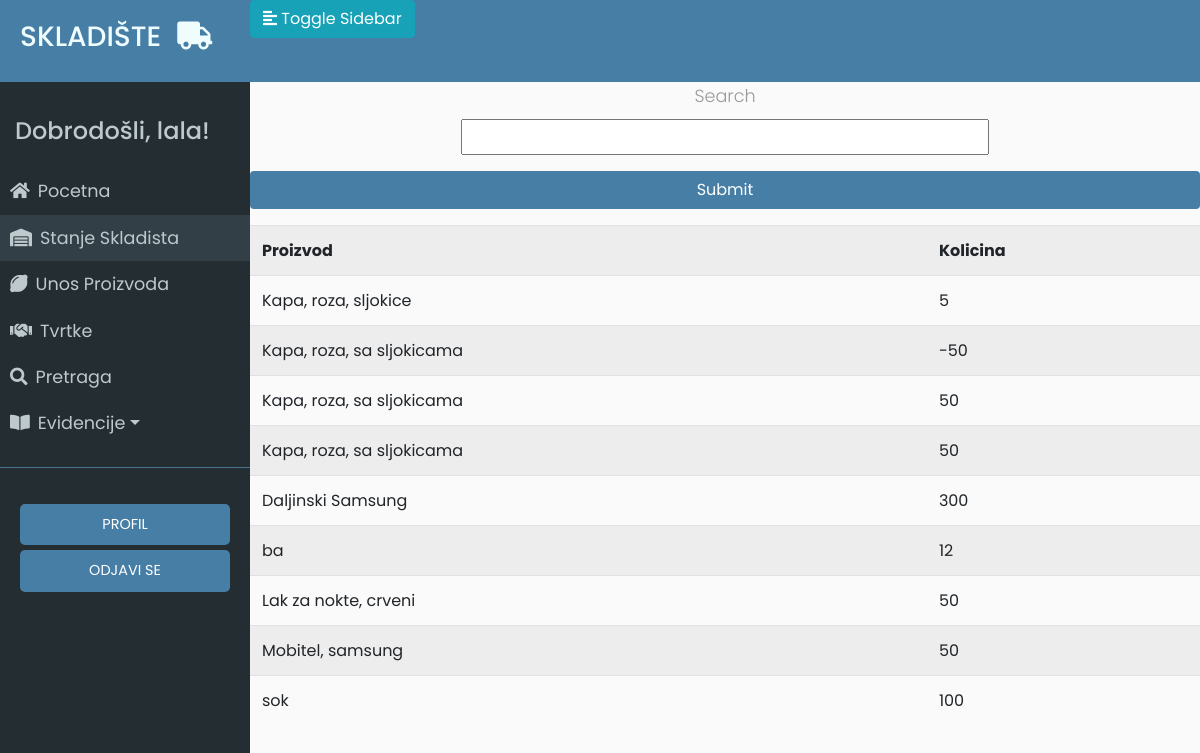
Page /stanje_skladista (signed in) on the earlier database version.
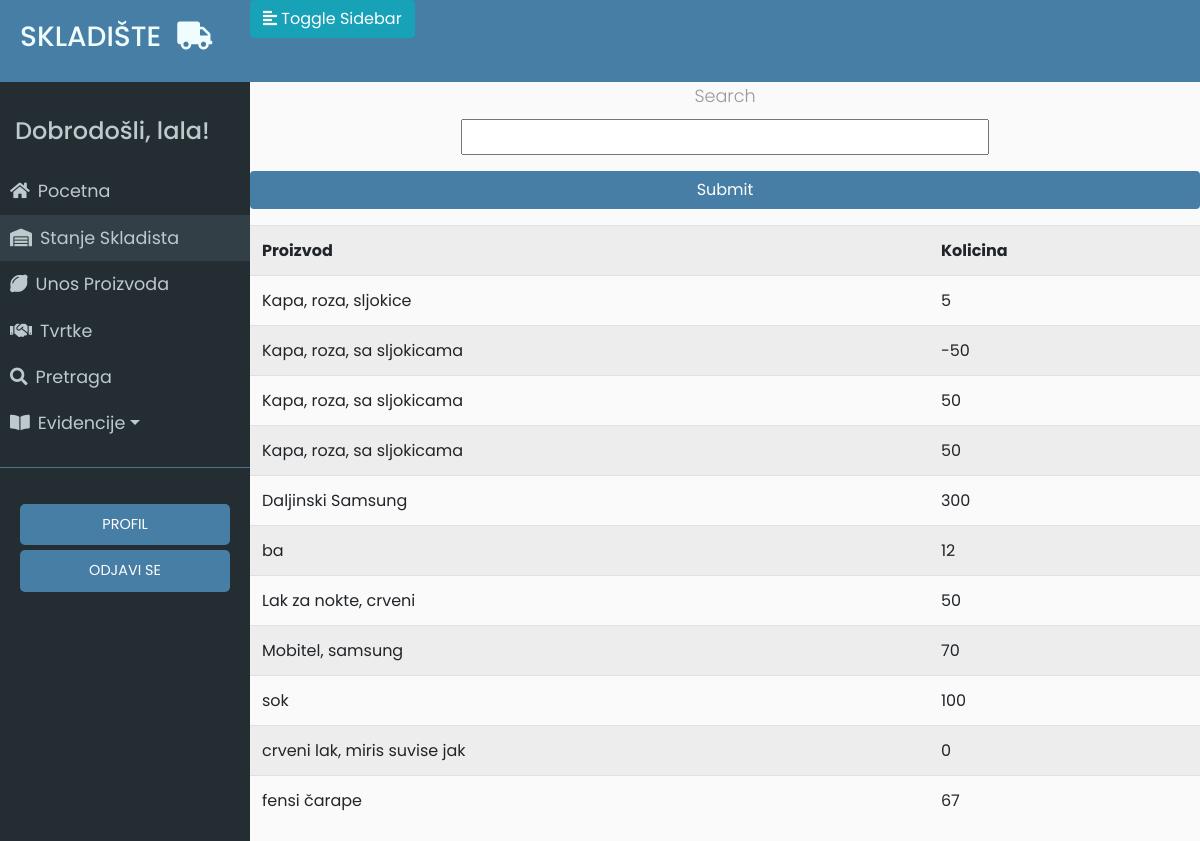
Same page on the later database version.
### app/models.py (models this page shows)
class Proizvod(db.Model):
	__searchable__ = ['name']
	id = db.Column(db.Integer, primary_key=True)
	name = db.Column(db.String(64))
	kolicina = db.Column(db.Integer)
	zemlja_podrijetla = db.Column(db.String(64))
	datum_unosa = db.Column(db.DateTime, default=datetime.utcnow)
	evidencija = db.relationship('Evidencija', backref='proizvod', lazy='dynamic')

### app/routes.py (the view)
@app.route('/stanje_skladista', methods=['GET', 'POST'])
@login_required
def stanje_skladista():
	proizvodi = Proizvod.query.all()
	form = SearchForm()
	if form.validate_on_submit():
		search = form.search.data
		proizvodi = Proizvod.query.filter(Proizvod.name.like("%" + search + "%")).all()
		return render_template("stanje_skladista.html", form=form, proizvodi=proizvodi)
	return render_template('stanje_skladista.html', title='Stanje skladista', proizvodi=proizvodi, form=form)

### app/forms.py
class SearchForm(FlaskForm):
	search = StringField(('Search'), validators=[DataRequired()])
	submit = SubmitField()

### app/models.py (called while the page is built)
@login.user_loader
def load_user(id):
	return User.query.get(int(id))

### app/routes.py (called while the page is built)
@app.before_request
def before_request():
	if current_user.is_authenticated:
		current_user.last_seen = datetime.utcnow()
		db.session.commit()

### app/templates/stanje_skladista.html (shortened to what this page needs)
{% extends "base.html" %}
{% block stanje_skladista %}active{% endblock %}
{% block content %}
<form action="" method="post" novalidate="">
        <p>
            {{ form.search.label }}<br>
            {{ form.search(size=32) }}
        </p>
        {{ form.submit(type="submit", class="btn tipka btn-block") }}
    </form>
<table class="table table-striped">
	<tr>
        <th>Proizvod</th>
        <th>Kolicina</th>
    </tr>
    {% for proizvod in proizvodi %}
    <tr>
    	<td><a href="proizvod/{{proizvod.name}}">{{ proizvod.name }}</a></td>
    	<td>{{ proizvod.kolicina }}</td>
    </tr>
    {% endfor %}
</table>
{% endblock %}

Differences in the rows shown:
changed Proizvod "Mobitel, samsung": kolicina "50" → "70"
added Proizvod: name "crveni lak, miris suvise jak", kolicina "0"
added Proizvod: name "fensi čarape", kolicina "67"
